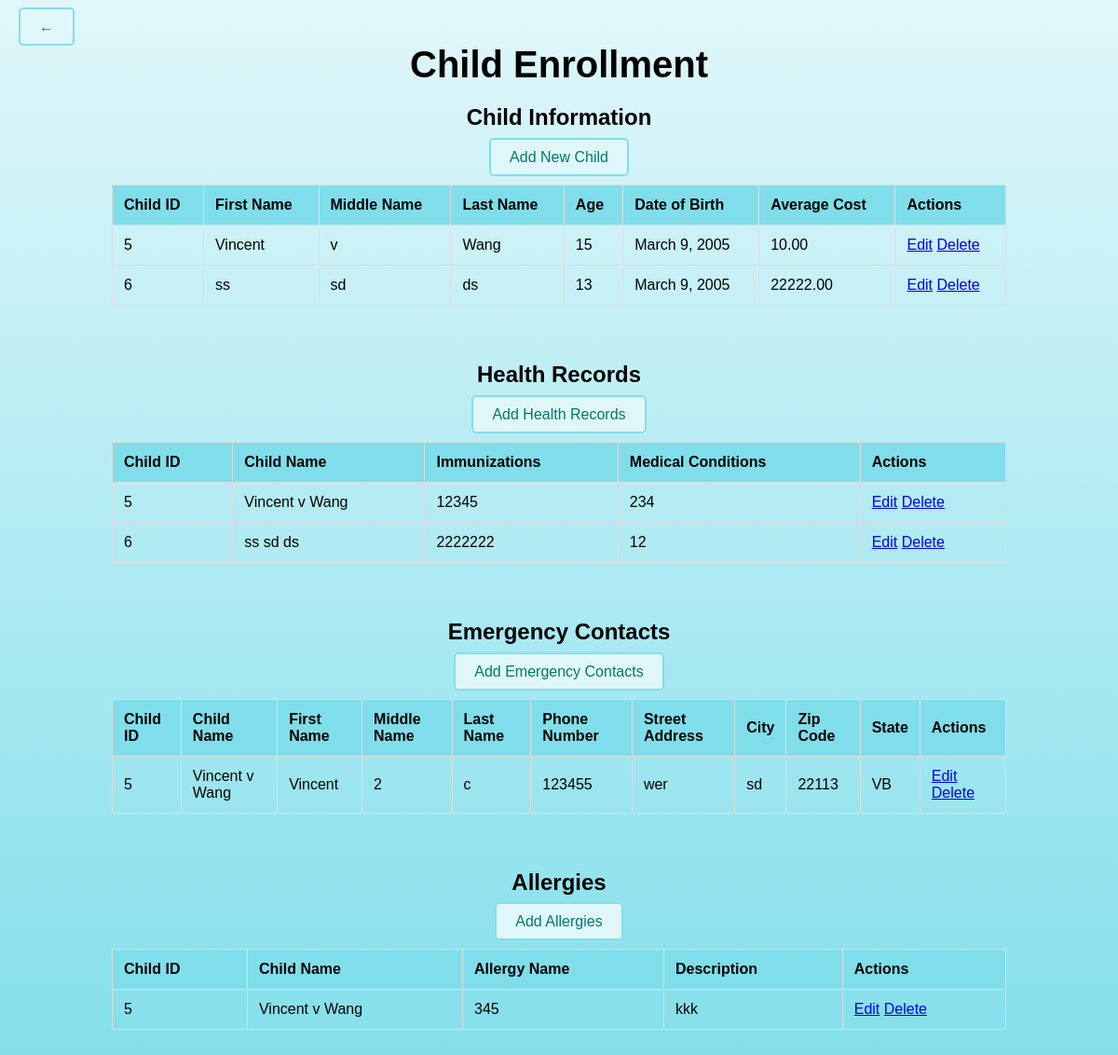
Page /myapp/child-enrollment/ on the committed database.
### myapp/models.py (models this page shows, shortened)
class Child(models.Model):
    first_name = models.CharField(max_length=100)
    middle_name = models.CharField(max_length=100, blank=True, null=True)
    last_name = models.CharField(max_length=100)
    age = models.IntegerField()
    date_of_birth = models.DateField()
    average_cost = models.DecimalField(max_digits=10, decimal_places=2)

class HealthRecord(models.Model):
    child = models.ForeignKey(Child, on_delete=models.CASCADE)
    immunizations = models.TextField()
    medical_conditions = models.TextField()

class EmergencyContact(models.Model):
    child = models.ForeignKey(Child, on_delete=models.CASCADE)
    first_name = models.CharField(max_length=100)
    middle_name = models.CharField(max_length=100, blank=True, null=True)
    last_name = models.CharField(max_length=100)
    phone_number = models.CharField(max_length=15)
    street_address = models.CharField(max_length=255)
    city = models.CharField(max_length=100)
    zip_code = models.CharField(max_length=10)
    state = models.CharField(max_length=50)

class Allergy(models.Model):
    child = models.ForeignKey(Child, on_delete=models.CASCADE)
    allergy_name = models.CharField(max_length=100)
    description = models.TextField()

### myapp/views.py (the view)
# urls.py: path('child-enrollment/', views.child_enrollment, name='child_enrollment'),
def child_enrollment(request):
    context = {
        'children': Child.objects.all(),
        'health_records': HealthRecord.objects.all(),
        'emergency_contacts': EmergencyContact.objects.all(),
        'allergies': Allergy.objects.all(),
    }
    return render(request, 'child_enrollment.html', context)

### myapp/templates/child_enrollment.html (shortened to what this page needs)
<!DOCTYPE html>
<html lang="en">
<head>
</head>
<body>
    <div class="container">
        <div class="back-button">
            <a href="{% url 'home' %}" class="button">&larr;</a>
        </div>
        <h1>Child Enrollment</h1>
        <div class="section">
            <h2>Child Information</h2>
            <a href="{% url 'add_child' %}" class="button">Add New Child</a>
            <div class="table-container">
                <table>
                    <thead>
                        <tr>
                            <th>Child ID</th>
                            <th>First Name</th>
                            <th>Middle Name</th>
                            <th>Last Name</th>
                            <th>Age</th>
                            <th>Date of Birth</th>
                            <th>Average Cost</th>
                            <th>Actions</th>
                        </tr>
                    </thead>
                    <tbody>
                        {% for child in children %}
                        <tr>
                            <td>{{ child.id }}</td>
                            <td>{{ child.first_name }}</td>
                            <td>{{ child.middle_name }}</td>
                            <td>{{ child.last_name }}</td>
                            <td>{{ child.age }}</td>
                            <td>{{ child.date_of_birth }}</td>
                            <td>{{ child.average_cost }}</td>
                            <td>
                                <a href="{% url 'edit_child' child.id %}">Edit</a>
                                <a href="{% url 'delete_child' child.id %}">Delete</a>
                            </td>
                        </tr>
                        {% endfor %}
                    </tbody>
                </table>
            </div>
        </div>
        <div class="section">
            <h2>Health Records</h2>
            <a href="{% url 'add_health_record' %}" class="button">Add Health Records</a>
            <div class="table-container">
                <table>
                    <thead>
                        <tr>
                            <th>Child ID</th>
                            <th>Child Name</th>
                            <th>Immunizations</th>
                            <th>Medical Conditions</th>
                            <th>Actions</th>
                        </tr>
                    </thead>
                    <tbody>
                        {% for record in health_records %}
                        <tr>
                            <td>{{ record.child.id }}</td>
                            <td>{{ record.child.first_name }} {{ record.child.middle_name }} {{ record.child.last_name }}</td>
                            <td>{{ record.immunizations }}</td>
                            <td>{{ record.medical_conditions }}</td>
                            <td>
                                <a href="{% url 'edit_health_record' record.id %}">Edit</a>
                                <a href="{% url 'delete_health_record' record.id %}">Delete</a>
                            </td>
                        </tr>
                        {% endfor %}
                    </tbody>
                </table>
            </div>
        </div>
        <div class="section">
            <h2>Emergency Contacts</h2>
            <a href="{% url 'add_emergency_contact' %}" class="button">Add Emergency Contacts</a>
            <div class="table-container">
                <table>
                    <thead>
                        <tr>
                            <th>Child ID</th>
                            <th>Child Name</th>
                            <th>First Name</th>
                            <th>Middle Name</th>
                            <th>Last Name</th>
                            <th>Phone Number</th>
                            <th>Street Address</th>
                            <th>City</th>
                            <th>Zip Code</th>
                            <th>State</th>
                            <th>Actions</th>
                        </tr>
                    </thead>
                    <tbody>
                        {% for contact in emergency_contacts %}
                        <tr>
                            <td>{{ contact.child.id }}</td>
                            <td>{{ contact.child.first_name }} {{ contact.child.middle_name }} {{ contact.child.last_name }}</td>
                            <td>{{ contact.first_name }}</td>
                            <td>{{ contact.middle_name }}</td>
                            <td>{{ contact.last_name }}</td>
                            <td>{{ contact.phone_number }}</td>
                            <td>{{ contact.street_address }}</td>
                            <td>{{ contact.city }}</td>
                            <td>{{ contact.zip_code }}</td>
                            <td>{{ contact.state }}</td>
                            <td>
                                <a href="{% url 'edit_emergency_contact' contact.id %}">Edit</a>
                                <a href="{% url 'delete_emergency_contact' contact.id %}">Delete</a>
                            </td>
                        </tr>
                        {% endfor %}
                    </tbody>
                </table>
            </div>
        </div>
        <div class="section">
            <h2>Allergies</h2>
            <a href="{% url 'add_allergy' %}" class="button">Add Allergies</a>
            <div class="table-container">
                <table>
                    <thead>
                        <tr>
                            <th>Child ID</th>
                            <th>Child Name</th>
                            <th>Allergy Name</th>
                            <th>Description</th>
                            <th>Actions</th>
                        </tr>
                    </thead>
                    <tbody>
                        {% for allergy in allergies %}
                        <tr>
                            <td>{{ allergy.child.id }}</td>
                            <td>{{ allergy.child.first_name }} {{ allergy.child.middle_name }} {{ allergy.child.last_name }}</td>
                            <td>{{ allergy.allergy_name }}</td>
                            <td>{{ allergy.description }}</td>
                            <td>
                                <a href="{% url 'edit_allergy' allergy.id %}">Edit</a>
                                <a href="{% url 'delete_allergy' allergy.id %}">Delete</a>
                            </td>
                        </tr>
                        {% endfor %}
                    </tbody>
                </table>
            </div>
        </div>
    </div>
</body>
</html>

### myapp/templates/child_enrollment.html (style rules this page uses)
body { font-family: Arial, sans-serif; text-align: center; background: linear-gradient(to bottom, #e0f7fa, #80deea); margin: 0; padding: 0; position: relative; }
.container { width: 80%; margin: auto; padding: 20px; }
h1 { font-size: 2.5em; margin-bottom: 20px; }
.section { margin-bottom: 40px; }
.table-container { overflow-x: auto; }
table { width: 100%; border-collapse: collapse; margin: 20px 0; }
th, td { padding: 12px; border: 1px solid #ddd; text-align: left; }
th { background-color: #80deea; }
.button { padding: 10px 20px; background-color: #e0f7fa; border: 2px solid #80deea; border-radius: 5px; text-decoration: none; color: #00796b; font-size: 16px; margin-bottom: 10px; }
.back-button { position: absolute; top: 20px; left: 20px; }

### rows in the picture
Child: id "5", first_name "Vincent", middle_name "v", last_name "Wang", age "15", date_of_birth "March 9, 2005", average_cost "10.00"
Child: id "6", first_name "ss", middle_name "sd", last_name "ds", age "13", date_of_birth "March 9, 2005", average_cost "22222.00"
HealthRecord: child.id "5", child.first_name "Vincent", child.middle_name "v", child.last_name "Wang", immunizations "12345", medical_conditions "234"
HealthRecord: child.id "6", child.first_name "ss", child.middle_name "sd", child.last_name "ds", immunizations "2222222", medical_conditions "12"
EmergencyContact: child.id "5", child.first_name "Vincent", child.middle_name "v", child.last_name "Wang", first_name "Vincent", middle_name "2", last_name "c", phone_number "123455", street_address "wer", city "sd", zip_code "22113", state "VB"
Allergy: child.id "5", child.first_name "Vincent", child.middle_name "v", child.last_name "Wang", allergy_name "345", description "kkk"
